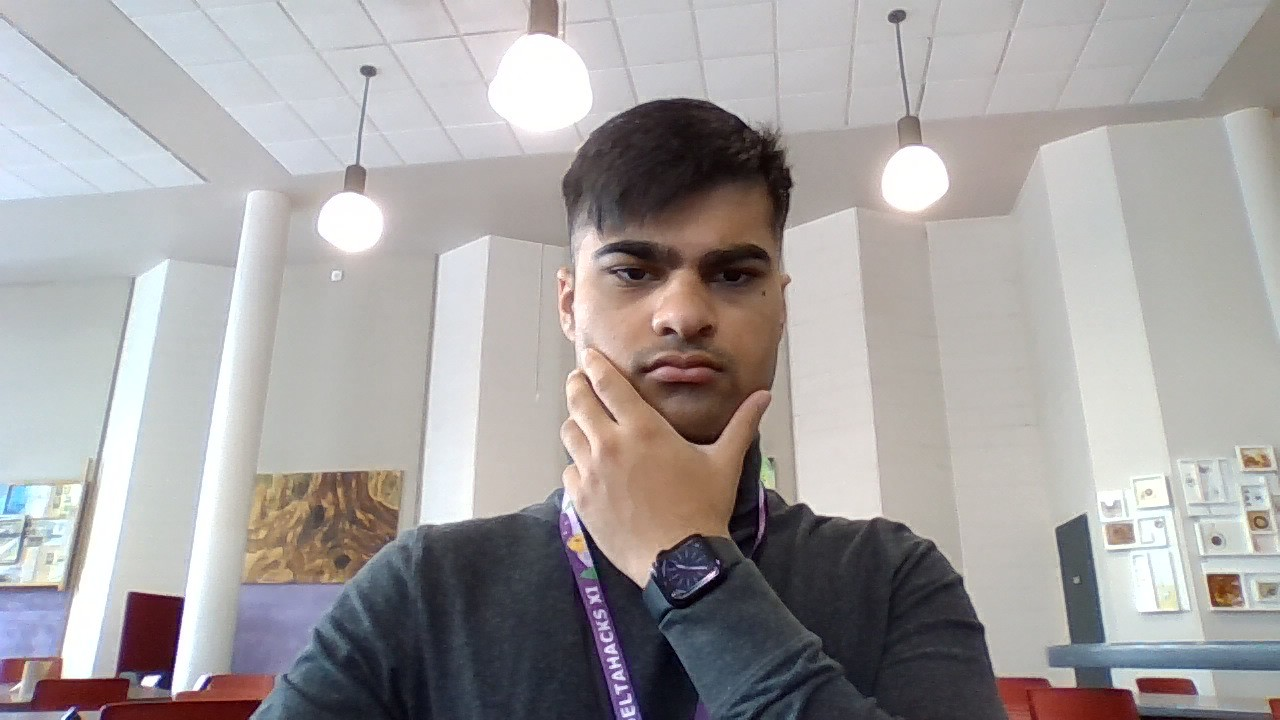
#> input picture images/WIN_20250111_13_36_23_Pro.jpg, 1280 x 720 px, found by its file name
$ python logic.py
#> lines starting #> are read from the running program, lines starting #| are printed output that depends on the picture
import cv2

def main():
    # Read the image
    image = cv2.imread('images/WIN_20250111_13_36_23_Pro.jpg')
#> image is the input picture: shape (720, 1280, 3); mean B, G, R 160.4, 160.4, 164.2

    # Check if the image was loaded successfully
    if image is None:
        print("Error: Could not load image.")
        return

    # Convert the image to grayscale
    gray_image = cv2.cvtColor(image, cv2.COLOR_BGR2GRAY)
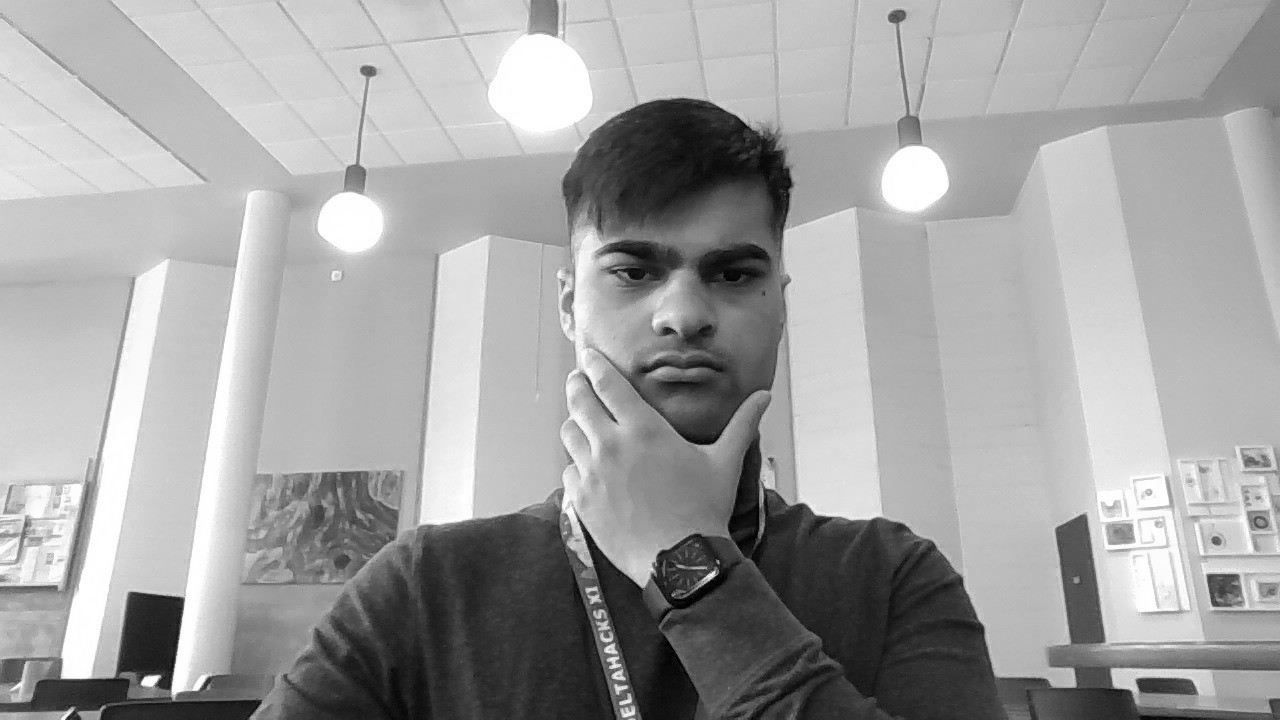
#> gray_image: shape (720, 1280); min 1, max 255, mean 161.5

    # Display the original image
    cv2.imshow('Original Image', image)

    # Display the grayscale image
    cv2.imshow('Grayscale Image', gray_image)

    # Wait for a key press and close the image windows
    cv2.waitKey(0)
    cv2.destroyAllWindows()

if __name__ == "__main__":
    main()

$ run again, with images/WIN_20250111_14_31_53_Pro.jpg copied over images/WIN_20250111_13_36_23_Pro.jpg
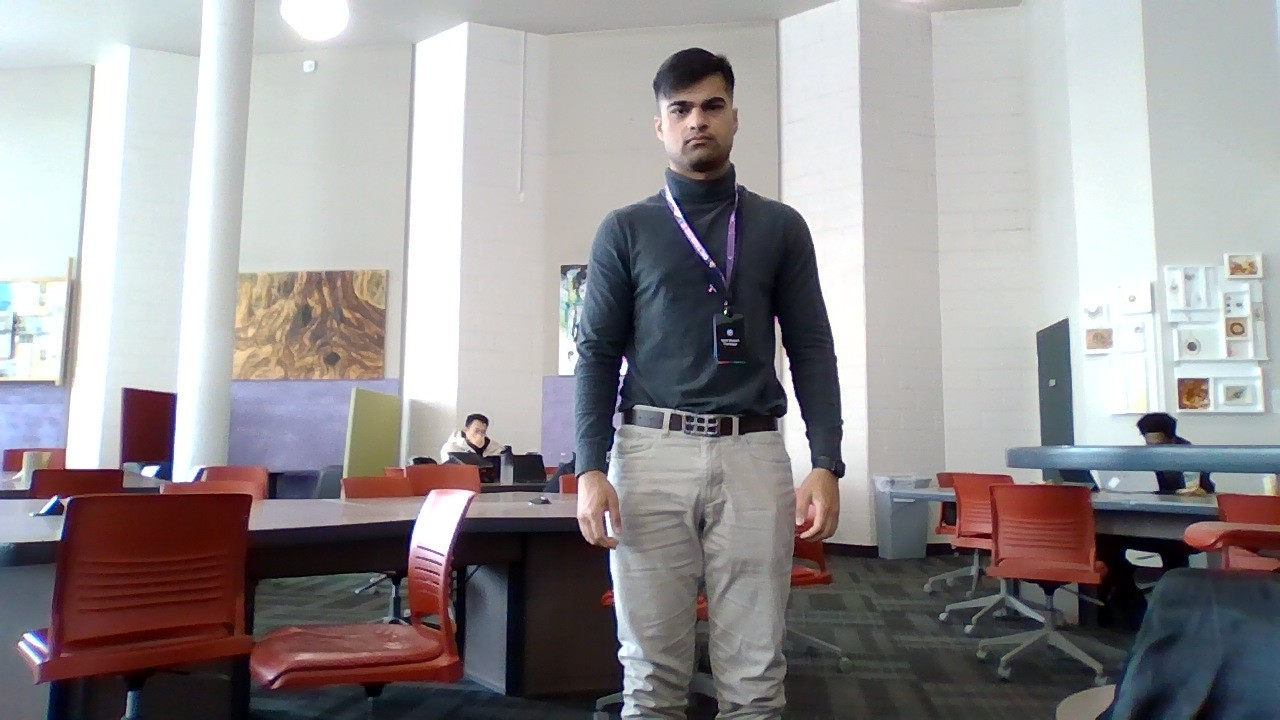
#> input picture images/WIN_20250111_14_31_53_Pro.jpg, 1280 x 720 px, found by its file name
#> in main, image is the input picture: shape (720, 1280, 3); mean B, G, R 148.4, 146.9, 150.7
#> in main, `gray_image = cv2.cvtColor(image, cv2.COLOR_BGR2GRAY)`:
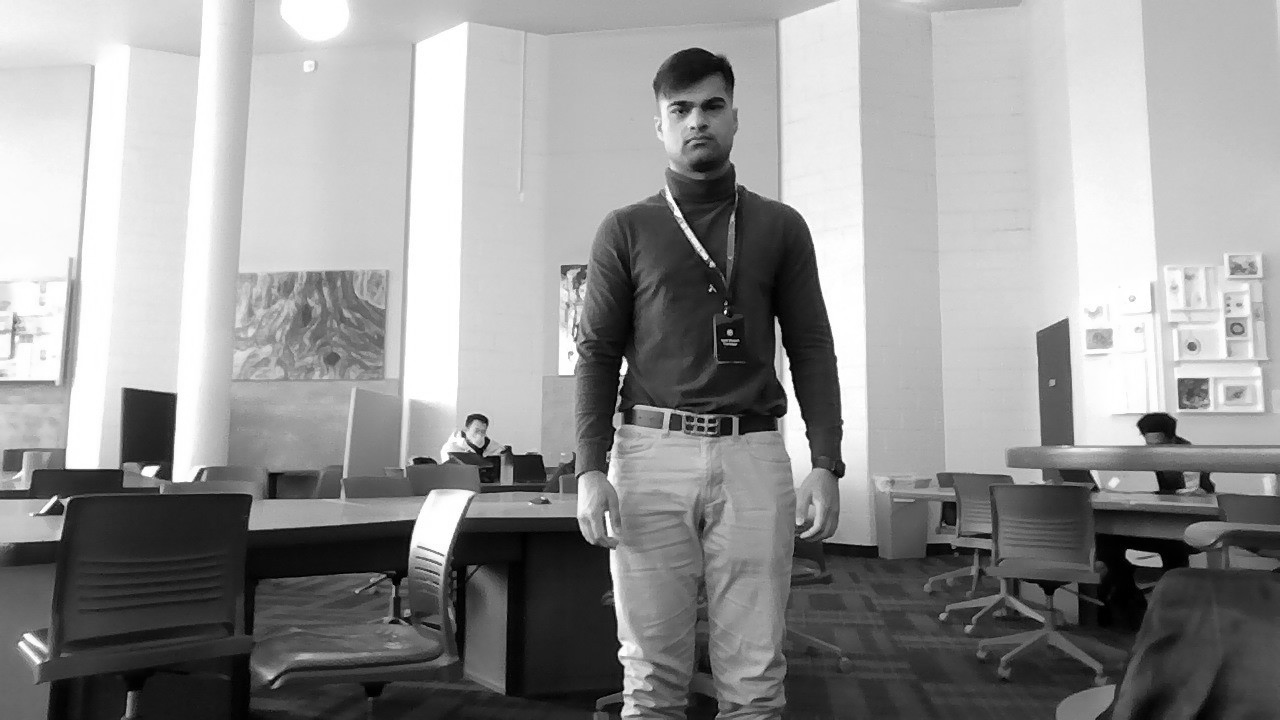
#> gray_image: shape (720, 1280); min 0, max 255, mean 148.2
